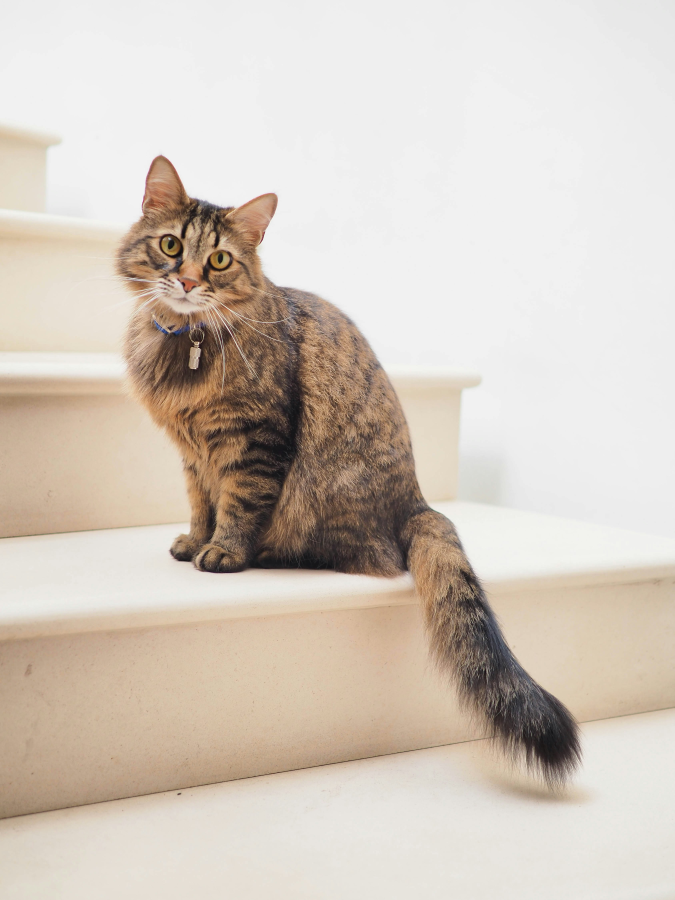
#> input picture open_cv/images /cat1.jpg, 3374 x 4498 px, found by its file name (shown at 1/5 size)
$ python basic.py
#> lines starting #> are read from the running program, lines starting #| are printed output that depends on the picture; after the words box and inside, x2 and y2 are one past the last pixel; in counts of white or black regions, pixels touching at a corner belong together
import cv2 as cv

img = cv.imread('/Users/syedrihaanshah/Python-Modules-/open_cv/images /cat1.jpg')
#> img is the input picture: shape (4498, 3374, 3); mean B, G, R 190.1, 200.8, 211.2
cv.imshow("cat", img)

#converting to grayscale
gray = cv.cvtColor(img, cv.COLOR_BGR2GRAY)
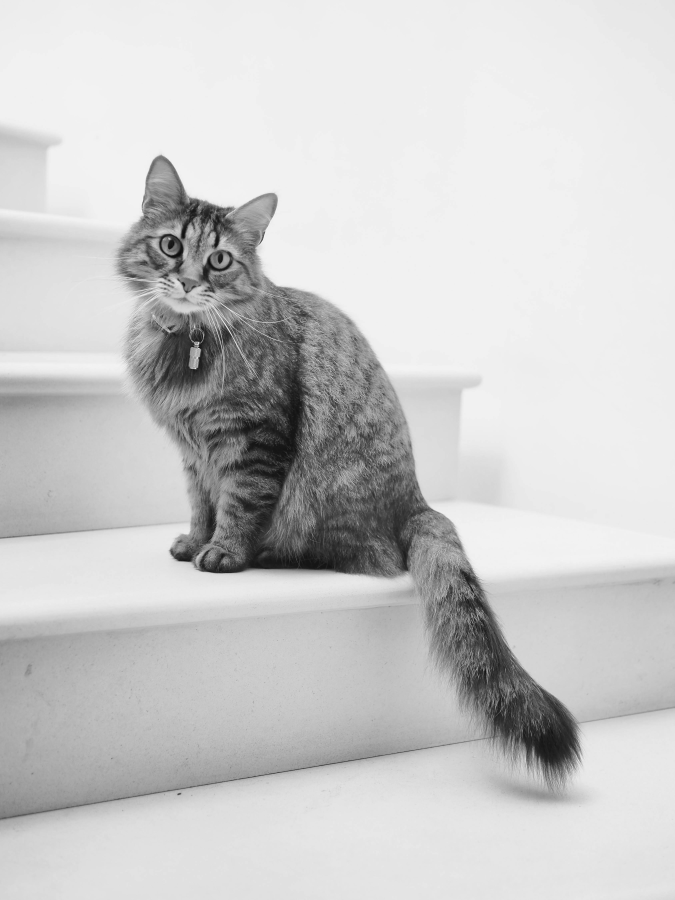
#> gray: shape (4498, 3374) (shown at 1/5 size); min 0, max 255, mean 202.6
cv.imshow('GRAY', gray)

#blurring a image
blur = cv.GaussianBlur(img, (7,7), cv.BORDER_DEFAULT)
cv.imshow('Blur', blur)

#Edge Cascade
cany = cv.Canny(blur, 125, 175)
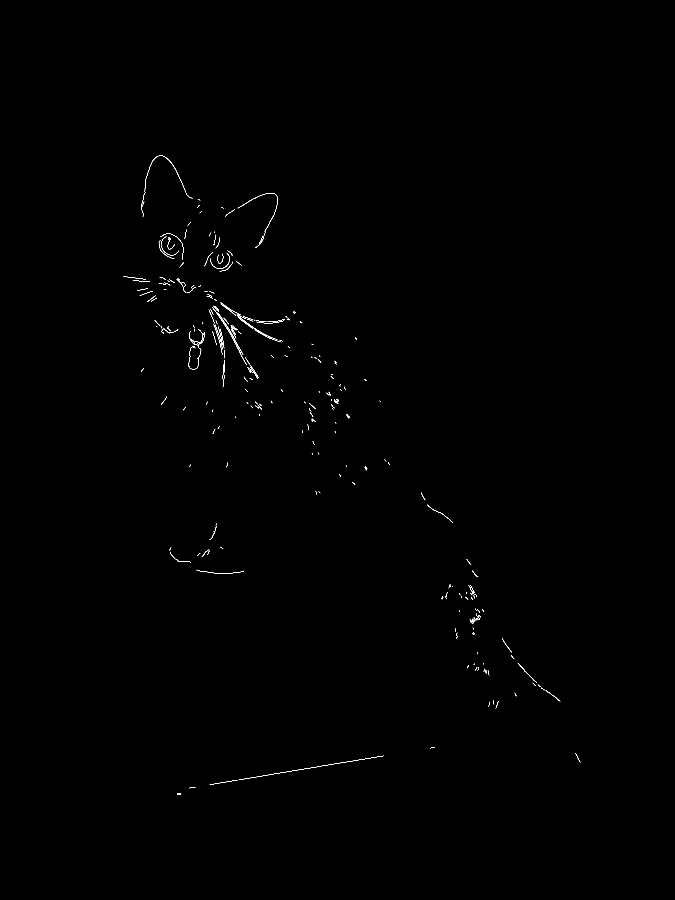
#> cany: shape (4498, 3374) (shown at 1/5 size); 0.1% white in thin lines or dots, all inside (x1, y1, x2, y2) = (616, 775, 2902, 3975)
cv.imshow('canny', cany)
#converts the img in such a form of blackoutine where there is a edge

#dilating a image
dilated = cv.dilate(cany, (7,7), iterations=5)
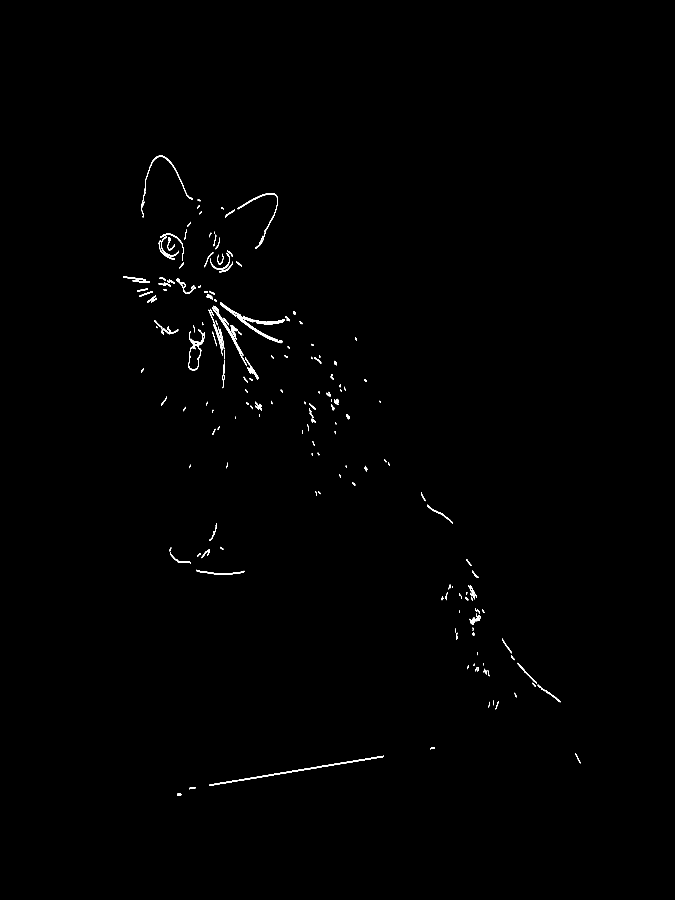
#> dilated: shape (4498, 3374) (shown at 1/5 size); 0.36% white; 232 white regions (4 under 20 px), largest, box (x1, y1, x2, y2) and area: (1103, 1512, 1414, 1716) 4671, (1194, 3779, 1919, 3905) 4350, (1189, 965, 1389, 1245) 2310
cv.imshow('Dialated', dilated)

#eroding
eroded = cv.erode(dilated, (3,3), iterations=1)
#> eroded: shape (4498, 3374); 0.31% white; 240 white regions (6 under 20 px), largest, box (x1, y1, x2, y2) and area: (1103, 1513, 1414, 1716) 4198, (1194, 3780, 1919, 3905) 3625, (1060, 1536, 1235, 1831) 2002
cv.imshow('Eroded', eroded)

#resize
resized = cv.resize(img, (500,500), interpolation=cv.INTER_CUBIC)
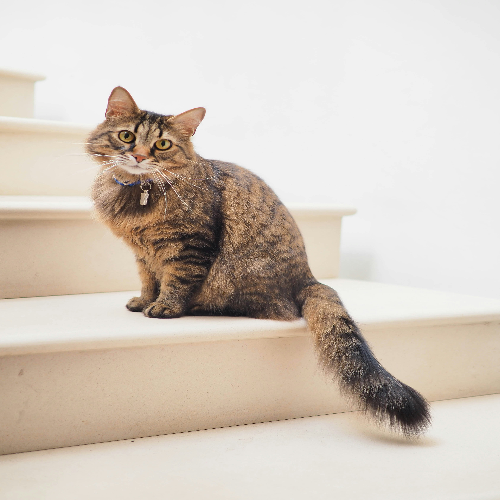
#> resized: shape (500, 500, 3); mean B, G, R 190.1, 200.8, 211.2
cv.imshow('resized', resized)

#cropping
croped = img[50 : 200,  200:400]
cv.imshow('cropped', croped)
cv.waitKey(0)

$ run again, with open_cv/images /cat3.jpg copied over open_cv/images /cat1.jpg
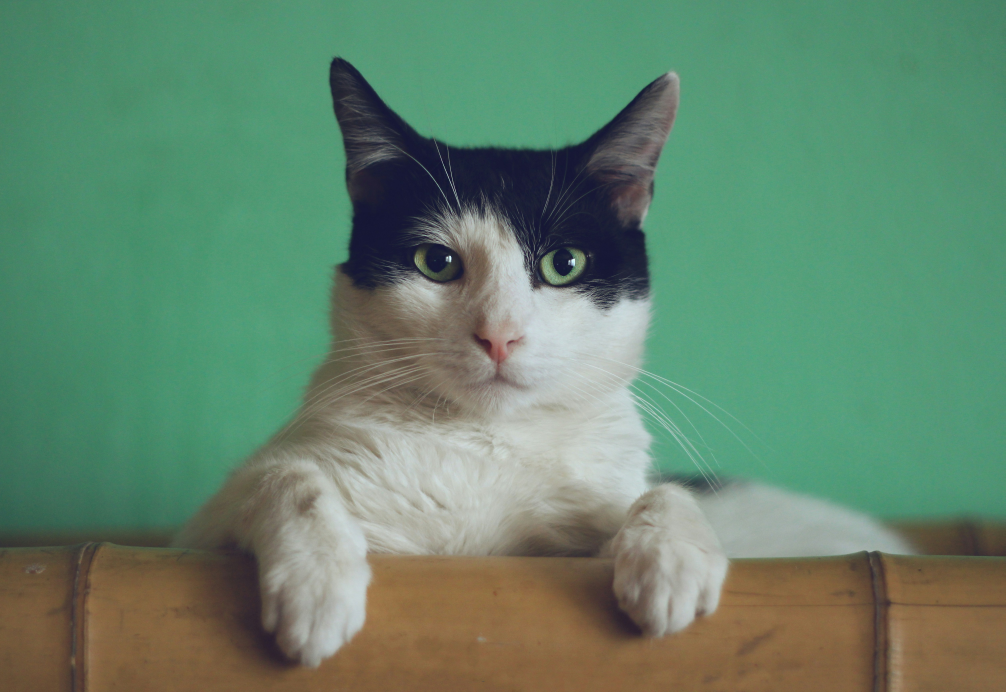
#> input picture open_cv/images /cat3.jpg, 5026 x 3458 px, found by its file name (shown at 1/5 size)
#> img is the input picture: shape (3458, 5026, 3); mean B, G, R 108, 132.8, 99.3
#> `cany = cv.Canny(blur, 125, 175)`:
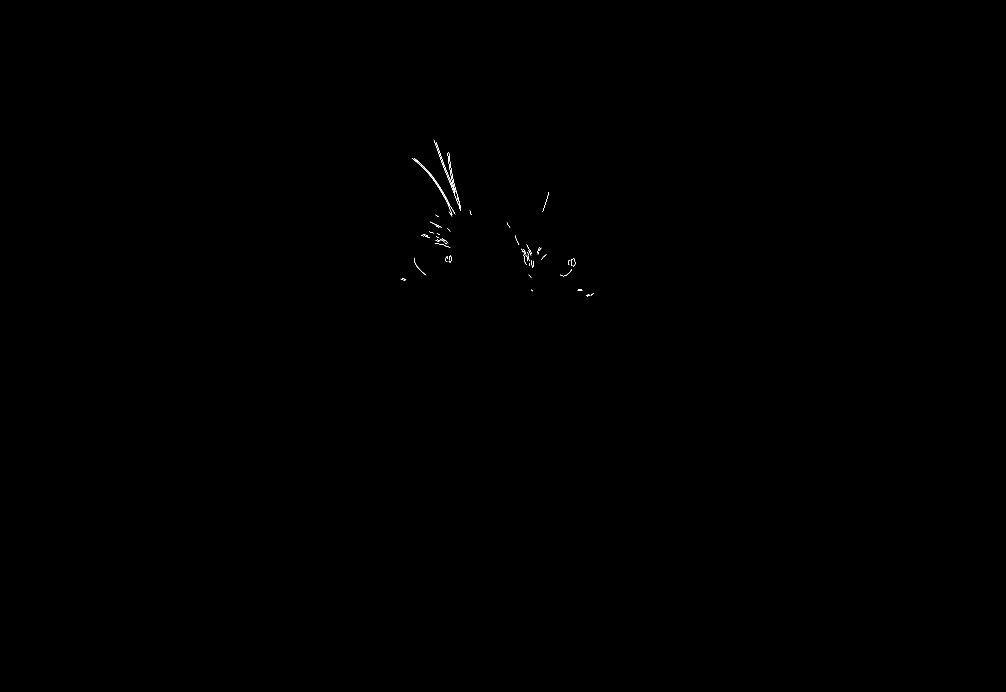
#> cany: shape (3458, 5026) (shown at 1/5 size); 0.02% white in thin lines or dots, all inside (x1, y1, x2, y2) = (2004, 699, 2969, 1483)
#> dilated: shape (3458, 5026); 0.08% white; 52 white regions, largest, box (x1, y1, x2, y2) and area: (2059, 790, 2263, 1078) 2876, (2180, 711, 2277, 970) 1141, (2169, 699, 2292, 1030) 957
#> eroded: shape (3458, 5026); 0.07% white; 54 white regions, largest, box (x1, y1, x2, y2) and area: (2059, 791, 2261, 1078) 1270, (2070, 792, 2263, 1056) 1211, (2180, 712, 2277, 970) 1007
#> `croped = img[50 : 200,  200:400]`:
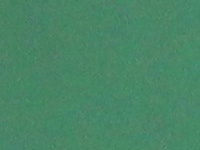
#> croped: shape (150, 200, 3); mean B, G, R 102.5, 134.2, 72.1

$ run again, with open_cv/images /group.jpg copied over open_cv/images /cat1.jpg
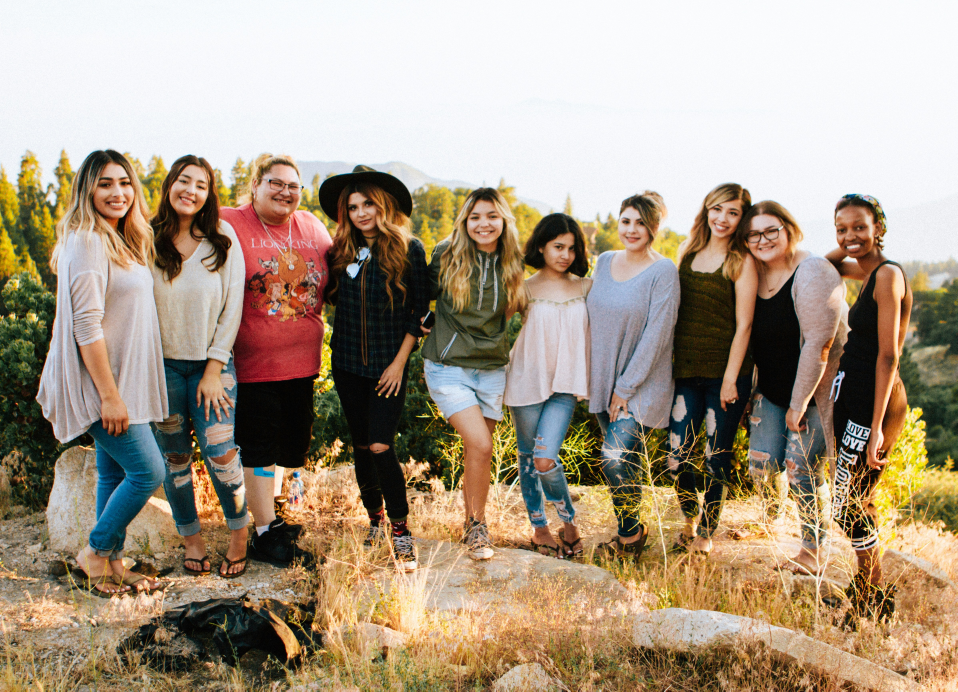
#> input picture open_cv/images /group.jpg, 4787 x 3456 px, found by its file name (shown at 1/5 size)
#> img is the input picture: shape (3456, 4787, 3); mean B, G, R 133.2, 152.9, 168.8
#> `cany = cv.Canny(blur, 125, 175)`:
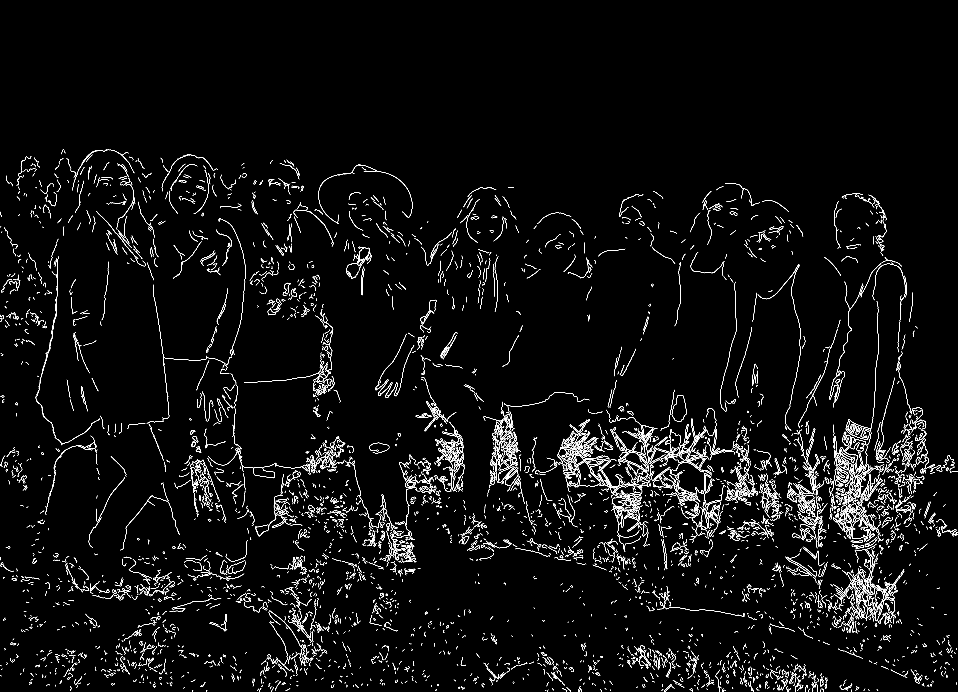
#> cany: shape (3456, 4787) (shown at 1/5 size); 1.5% white in thin lines or dots, all inside (x1, y1, x2, y2) = (0, 746, 4787, 3456)
#> dilated: shape (3456, 4787); 5.2% white; 3907 white regions (113 under 20 px), largest, box (x1, y1, x2, y2) and area: (2781, 2098, 3241, 2752) 42029, (3231, 2093, 3559, 2456) 20382, (2169, 2109, 2324, 2463) 13113
#> eroded: shape (3456, 4787); 4.5% white; 4231 white regions (161 under 20 px), largest, box (x1, y1, x2, y2) and area: (2781, 2099, 3241, 2693) 36540, (3231, 2094, 3559, 2406) 14556, (2169, 2110, 2322, 2463) 11290
#> `croped = img[50 : 200,  200:400]`:
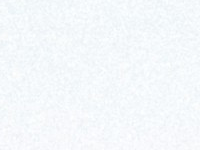
#> croped: shape (150, 200, 3); mean B, G, R 251.6, 248.7, 245.1
